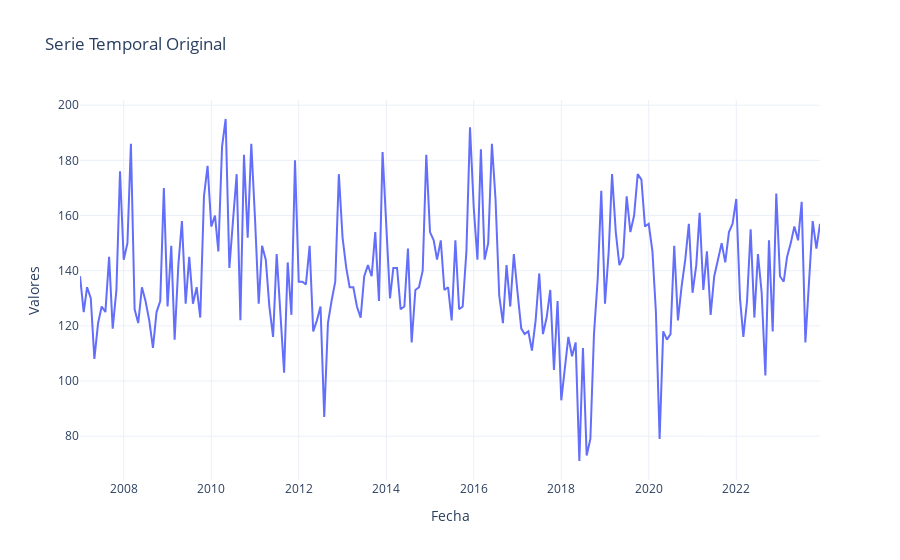

Notebook cell for this chart:
### Code cell
analisis_st.graficar_serie()

### Figure 1 — Plotly figure (JSON) as saved in the notebook; plotly's stock layout.template omitted (floating-point values rounded to 4 significant figures; data arrays with more than 128 entries replaced by an {"elided": "..."} marker saying what was removed)
{"data": [{"hovertemplate": "Fecha=%{x}<br>Valores=%{y}<extra></extra>", "legendgroup": "", "line": {"color": "#636efa", "dash": "solid"}, "marker": {"symbol": "circle"}, "mode": "lines", "name": "", "orientation": "v", "showlegend": false, "type": "scatter", "x": {"elided": "204 str values"}, "xaxis": "x", "y": {"elided": "204 int values"}, "yaxis": "y"}], "layout": {"legend": {"tracegroupgap": 0}, "title": {"text": "Serie Temporal Original"}, "xaxis": {"anchor": "y", "domain": [0, 1], "title": {"text": "Fecha"}}, "yaxis": {"anchor": "x", "domain": [0, 1], "title": {"text": "Valores"}}}}
